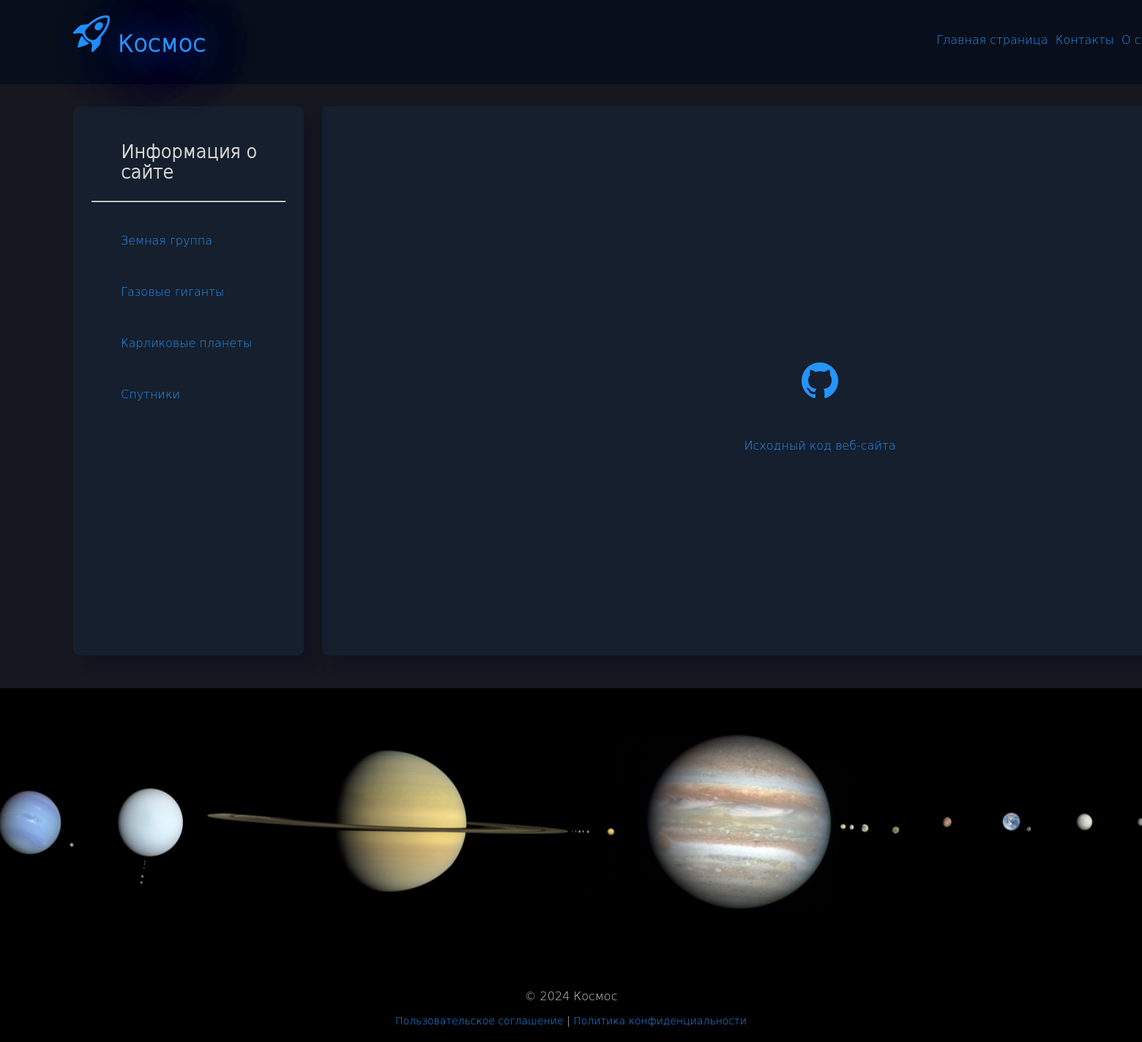
The page /about/ on the database its author committed.
### basis/models.py (models this page shows, shortened)
class Category(models.Model):
    name = models.CharField(max_length=100, db_index=True, verbose_name="Категория")
    slug = models.SlugField(max_length=255, unique=True, db_index=True)
    class Meta:
        verbose_name = "категорию"
        verbose_name_plural = "Категории"
    def get_absolute_url(self):
        return reverse('category', kwargs={'category_slug': self.slug})

### basis/views.py (the view)
# urls.py: path('about/', cache_page(60)(views.AboutPage.as_view()), name='about'),
class AboutPage(TemplateView):
    template_name = 'basis/about.html'
    extra_context = {'title': 'О сайте', 'main_title': 'Информация о сайте'}

### basis/templatetags/basis_tags.py (called while the page is built)
@register.inclusion_tag('basis/categories.html')
def get_categories(category_selected=0):
    categories = Category.objects.all()
    return {'categories': categories, 'category_selected': category_selected}

### basis/views.py (called while the page is built)
def get_menu():
    menu = [{'main_title': 'Контакты', 'name': 'contact'}, {'main_title': 'О сайте', 'name': 'about'}]
    return menu

### users/context_processors.py (called while the page is built)
def get_menu_context(request):
    return {'menu': get_menu()}

### basis/templates/basis/about.html (shortened to what this page needs)
{% extends 'base.html' %}
{% block content %}
<div class="about-block">
    <a href='https://github.com/Kepler54/Website' target="_blank">
    </a>
</div>
<div class="about-text">
    <a href='https://github.com/Kepler54/Website' target="_blank">
        Исходный код веб-сайта
    </a>
</div>
{% endblock %}

### basis/templates/basis/categories.html
{% for c in categories %}
{% if c.id == category_selected %}
<br>
<ul><a class="selected">{{c.name}}</a></ul>
{% else %}
<br>
<ul><a href="{{c.get_absolute_url}}">{{c.name}}</a></ul>
{% endif %}
{% endfor %}

### basis/static/basis/css/styles.css (style rules this page uses)
html, body { height: 100%; width: auto; margin: 0 auto; font-family: 'DejaVu Sans Light', 'Arial'; background: #000000; }
p { color: #D6D6D6; }
a { color: #2594ff; text-decoration: none; }
div.about-block { padding-top: 300px; text-align: center; }
div.about-text { padding-top: 50px; text-align: center; }

### rows shown on the page
Category: name "Земная группа"
Category: name "Газовые гиганты"
Category: name "Карликовые планеты"
Category: name "Спутники"

### other values the page prints
{{ m.main_title }} "Контакты" "О…"
{{ main_title|linebreaks }} "Информация о сайте"
